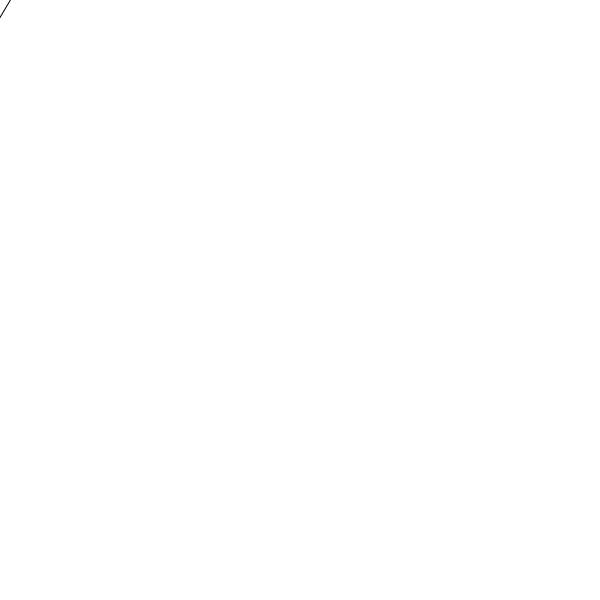
Frame 1 (no input)
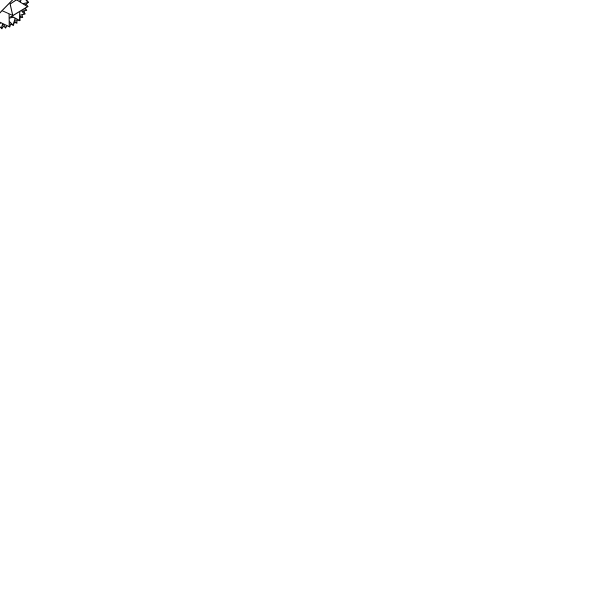
Frame 60 (no input)
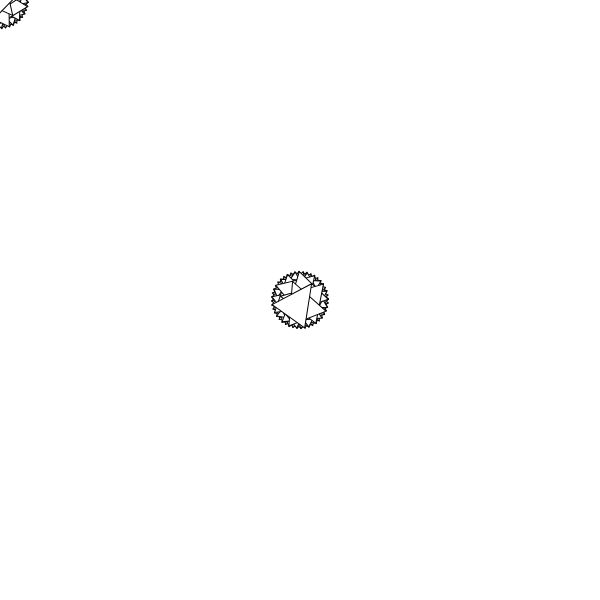
Frame 120 (the mouse pressed at the canvas centre since frame 60)

The p5.js sketch that drew these frames (run headless with seeded random() and noise() and a simulated clock; from frame 60 on, the mouse is pressed at the canvas centre):

// p5.js sketch
// ── sketch.js
function setup() {
  // put setup code here
  createCanvas(600,600);
  background(255);
}

function draw() {
  // put drawing code here
  
  translate(mouseX, mouseY);
  rotate(frameCount);
  triangle(-20, 20, 0, -20, 20, 20);
}
